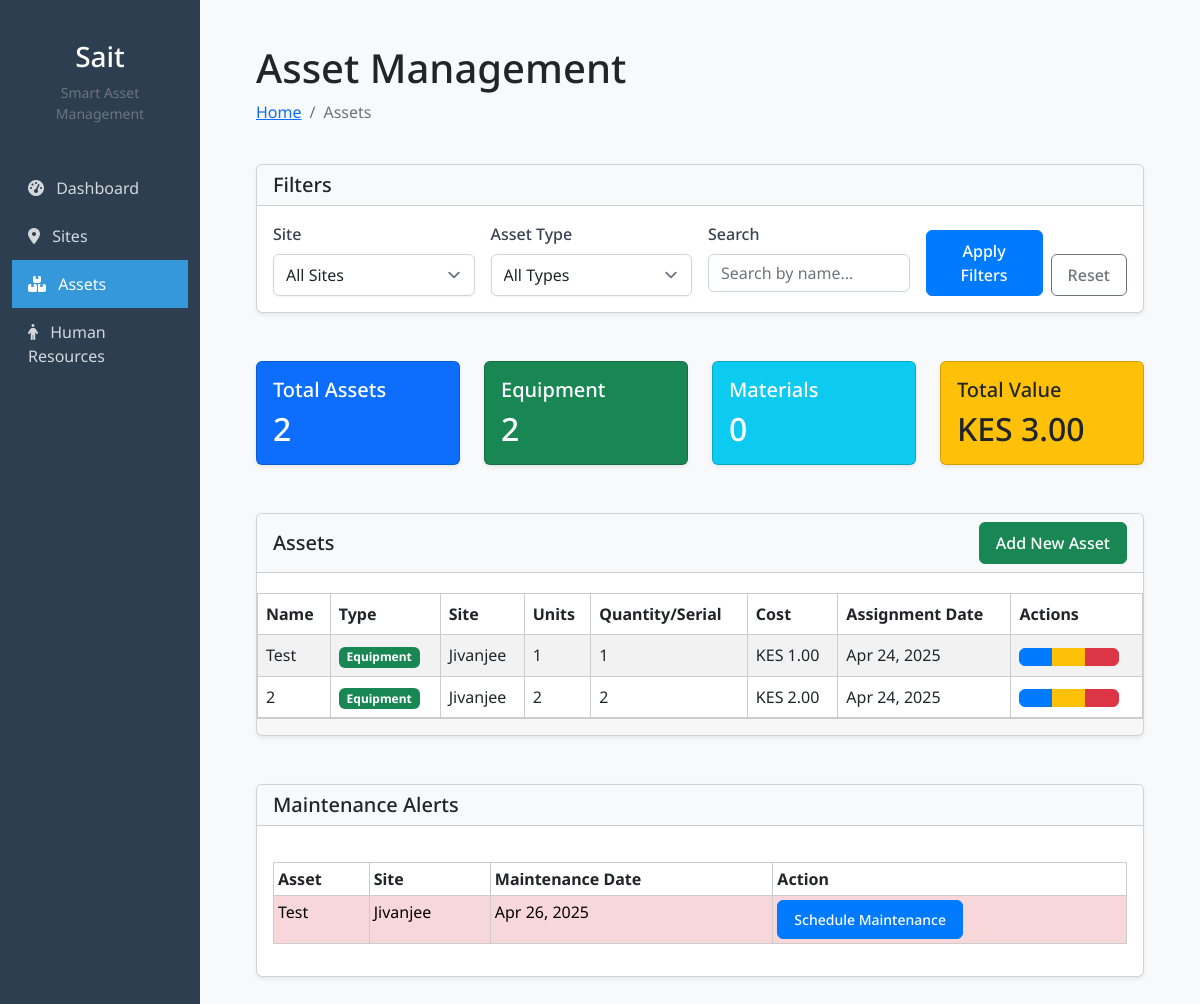
The app's page /assets/ (signed in), older data.
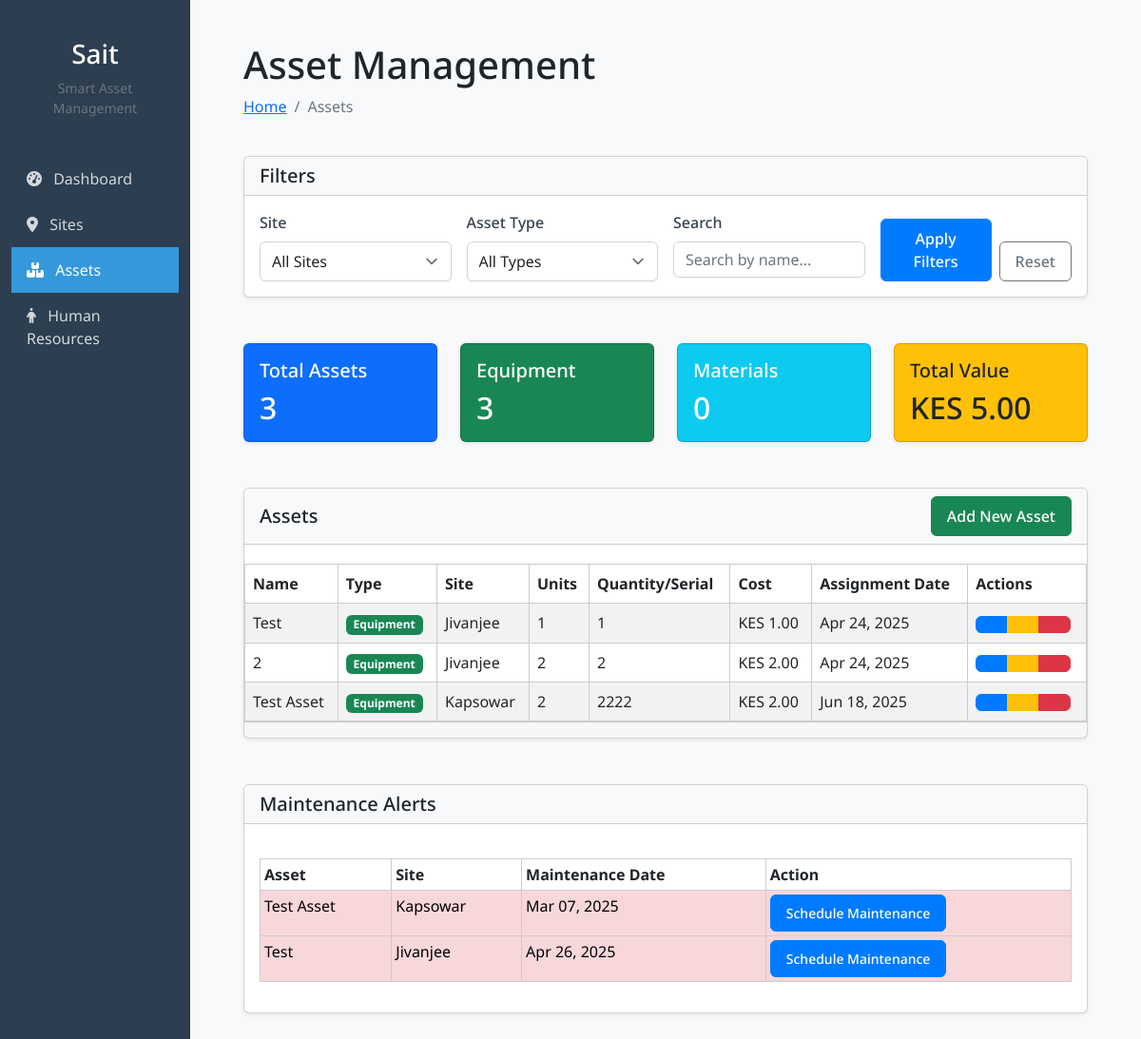
The same page, newer data.
### foreman/models.py (models this page shows, shortened)
class Asset(models.Model):
    asset_types = [
        ('equipment', 'Equipment'),
        ('material', 'Material'),
    ]
    site = models.ForeignKey(Site, on_delete=models.CASCADE, related_name='assets')
    name = models.CharField(max_length=100)
    type = models.CharField(max_length=100, choices=asset_types, default='equipment')
    units = models.CharField(max_length=100)
    serial_number = models.CharField(max_length=50, blank=True, null=True)  # for equipment
    quantity_in_stock = models.IntegerField(default=0)  # for material
    cost_per_unit = models.DecimalField(max_digits=10, decimal_places=2)
    maintenance_date = models.DateField(blank=True, null=True)
    assignment_date = models.DateField()
    discription = models.TextField(blank=True)
    owner = models.ForeignKey(User, on_delete=models.CASCADE, related_name='assets',null=True, blank=True)

class Site(models.Model):
    name = models.CharField(max_length=100)
    location = models.CharField(max_length=100)
    start_date = models.DateField()
    end_date = models.DateField()
    owner = models.ForeignKey(User, on_delete=models.CASCADE, related_name='sites',null=True, blank=True)

### foreman/views.py (the view)
# urls.py: path('assets/', views.asset_list, name='asset_management'),
def asset_list(request):
    sites = Site.objects.filter(owner=request.user)
    asset_types = Asset.asset_types
    assets_queryset = Asset.objects.select_related('site').all()
    site_id = request.GET.get('site', '')
    asset_type = request.GET.get('type', '')
    search = request.GET.get('search', '')
    if site_id:
        assets_queryset = assets_queryset.filter(site_id=site_id)
    if asset_type:
        assets_queryset = assets_queryset.filter(type=asset_type)
    if search:
        assets_queryset = assets_queryset.filter(
            Q(name__icontains=search) |
            Q(serial_number__icontains=search) |
            Q(discription__icontains=search)
        )
    total_assets = assets_queryset.count()
    equipment_count = assets_queryset.filter(type='equipment').count()
    material_count = assets_queryset.filter(type='material').count()
    equipment_value = assets_queryset.filter(type='equipment').aggregate(
        value=Sum('cost_per_unit'))['value'] or 0
    material_value = assets_queryset.filter(type='material').aggregate(
        value=Sum(F('cost_per_unit') * F('quantity_in_stock')))['value'] or 0
    total_value = equipment_value + material_value
    today = timezone.now().date()
    next_month = today + timezone.timedelta(days=30)
    maintenance_due_assets = assets_queryset.filter(
        maintenance_date__isnull=False,
        maintenance_date__lte=next_month
    ).order_by('maintenance_date')
    paginator = Paginator(assets_queryset, 10)
    page_number = request.GET.get('page')
    assets = paginator.get_page(page_number)
    context = {
        'assets': assets,
        'sites': sites,
        'asset_types': asset_types,
        'total_assets': total_assets,
        'equipment_count': equipment_count,
        'material_count': material_count,
        'total_value': total_value,
        'maintenance_due_assets': maintenance_due_assets,
        'today': today,
    }
    return render(request, 'asset_management.html', context)

### foreman/templates/asset_management.html (shortened to what the changed rows need)
{% extends '_base.html' %}
{% load static %}
{% block content %}
<div class="container my-4">
    <div class="row mb-4">
        <div class="col-12">
            <h1>Asset Management</h1>
        </div>
    </div>
    <div class="row mb-4">
        <div class="col-md-3">
            <div class="card bg-primary text-white">
                <div class="card-body">
                    <h5 class="card-title">Total Assets</h5>
                    <h2 class="mb-0">{{ total_assets }}</h2>
                </div>
            </div>
        </div>
        <div class="col-md-3">
            <div class="card bg-success text-white">
                <div class="card-body">
                    <h5 class="card-title">Equipment</h5>
                    <h2 class="mb-0">{{ equipment_count }}</h2>
                </div>
            </div>
        </div>
        <div class="col-md-3">
            <div class="card bg-info text-white">
                <div class="card-body">
                    <h2 class="mb-0">{{ material_count }}</h2>
                </div>
            </div>
        </div>
        <div class="col-md-3">
            <div class="card bg-warning text-dark">
                <div class="card-body">
                    <h5 class="card-title">Total Value</h5>
                    <h2 class="mb-0">KES {{ total_value|floatformat:2 }}</h2>
                </div>
            </div>
        </div>
    </div>
    <div class="row">
        <div class="col-12">
            <div class="card">
                <div class="card-body p-0">
                    {% if assets %}
                        <div class="table-responsive">
                            <table class="table table-hover table-striped mb-0">
                                <thead>
                                    <tr>
                                        <th>Name</th>
                                        <th>Type</th>
                                        <th>Site</th>
                                        <th>Units</th>
                                        <th>Quantity/Serial</th>
                                        <th>Cost</th>
                                        <th>Assignment Date</th>
                                        <th>Actions</th>
                                    </tr>
                                </thead>
                                <tbody>
                                    {% for asset in assets %}
                                    <tr>
                                        <td>{{ asset.name }}</td>
                                        <td>
                                            {% if asset.type == 'equipment' %}
                                                <span class="badge bg-success">Equipment</span>
                                            {% else %}
                                                <span class="badge bg-info">Material</span>
                                            {% endif %}
                                        </td>
                                        <td>{{ asset.site.name }}</td>
                                        <td>{{ asset.units }}</td>
                                        <td>
                                            {% if asset.type == 'equipment' %}
                                                {{ asset.serial_number|default:"N/A" }}
                                            {% else %}
                                                {{ asset.quantity_in_stock }}
                                            {% endif %}
                                        </td>
                                        <td>KES {{ asset.cost_per_unit|floatformat:2 }}</td>
                                        <td>{{ asset.assignment_date|date:"M d, Y" }}</td>
                                        <td>
                                            <div class="btn-group" role="group">
                                                <a href="{% url 'asset_detail' asset.id %}" class="btn btn-sm btn-primary">
                                                </a>
                                                <a href="{% url 'asset_update' asset.id %}" class="btn btn-sm btn-warning">
                                                </a>
                                                <button type="button" class="btn btn-sm btn-danger" data-bs-toggle="modal" data-bs-target="#deleteModal{{ asset.id }}">
                                                </button>
                                            </div>
                                        </td>
                                    </tr>
                                    {% endfor %}
                                </tbody>
                            </table>
                        </div>
                    {% else %}
                        <div class="alert alert-info m-3">
                            No assets found. <a href="{% url 'asset_create' %}" class="alert-link">Add your first asset</a>.
                        </div>
                    {% endif %}
                </div>
            </div>
        </div>
    </div>
    <div class="row mt-4">
        <div class="col-12">
            <div class="card">
                <div class="card-body">
                    {% if maintenance_due_assets %}
                        <div class="table-responsive">
                            <table class="table table-sm">
                                <thead>
                                    <tr>
                                        <th>Asset</th>
                                        <th>Site</th>
                                        <th>Maintenance Date</th>
                                        <th>Action</th>
                                    </tr>
                                </thead>
                                <tbody>
                                    {% for asset in maintenance_due_assets %}
                                    <tr {% if asset.maintenance_date|date:"Y-m-d" < today|date:"Y-m-d" %}class="table-danger"{% else %}class="table-warning"{% endif %}>
                                        <td>{{ asset.name }}</td>
                                        <td>{{ asset.site.name }}</td>
                                        <td>{{ asset.maintenance_date|date:"M d, Y" }}</td>
                                        <td>
                                            <a href="{% url 'asset_maintenance' asset.id %}" class="btn btn-sm btn-primary">Schedule Maintenance</a>
                                        </td>
                                    </tr>
                                    {% endfor %}
                                </tbody>
                            </table>
                        </div>
                    {% else %}
                        <div class="alert alert-success">
                            No maintenance alerts at this time.
                        </div>
                    {% endif %}
                </div>
            </div>
        </div>
    </div>
</div>
{% endblock %}

Row changes from the older to the newer data that the page shows:
added Asset: name "Test Asset", type "Equipment", site.name "Kapsowar", units "2", serial_number "2222", cost_per_unit "2.00", assignment_date "Jun 18, 2025", maintenance_date "Mar 07, 2025"
Text that changed along with them:
{{ total_assets }}: "2" → "3"
{{ equipment_count }}: "2" → "3"
{{ total_value|floatformat:2 }}: "3.00" → "5.00"
